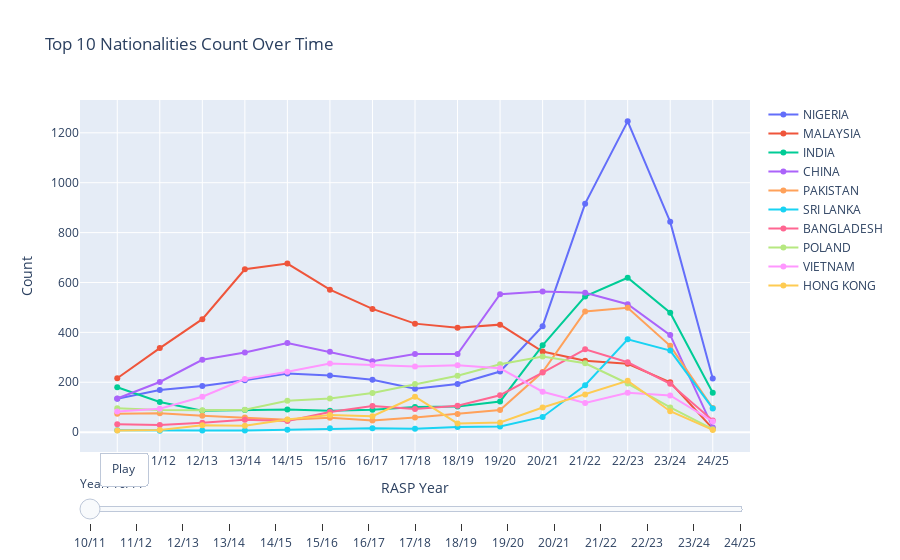

Notebook cell for this chart:
### Code cell
import pandas as pd
import plotly.express as px
import plotly.graph_objects as go

# Data preparation
df = internationality_counts.copy()
df = df.drop_duplicates()

# Get top 5 nationalities by maximum count
top_nationalities = (df.groupby('Nationality')['Count']
                    .max()
                    .sort_values(ascending=False)
                    .head(10)
                    .index)

# Filter dataframe for top nationalities
df = df[df['Nationality'].isin(top_nationalities)]
years = sorted(df['RASP Year'].unique())

# Create figure
fig = go.Figure()

# Add traces for each nationality
for nationality in top_nationalities:
    nationality_data = df[df['Nationality'] == nationality]
    fig.add_trace(
        go.Scatter(
            x=nationality_data['RASP Year'],
            y=nationality_data['Count'],
            name=nationality,
            mode='lines+markers',
            visible=True
        )
    )

# Create frames for animation
frames = []
for year in years:
    frame_data = []
    for nationality in top_nationalities:
        nationality_data = df[df['Nationality'] == nationality]
        nationality_data = nationality_data[nationality_data['RASP Year'] <= year]
        
        frame_data.append(
            go.Scatter(
                x=nationality_data['RASP Year'],
                y=nationality_data['Count'],
                mode='lines+markers',
                name=nationality
            )
        )
    frames.append(go.Frame(data=frame_data, name=year))

# Update layout
fig.frames = frames
fig.update_layout(
    title='Top 10 Nationalities Count Over Time',
    xaxis_title='RASP Year',
    yaxis_title='Count',
    showlegend=True,
    updatemenus=[{
        'type': 'buttons',
        'showactive': False,
        'x': 0.1,
        'y': 0,
        'buttons': [{
            'label': 'Play',
            'method': 'animate',
            'args': [None, {
                'frame': {'duration': 1000, 'redraw': True},
                'fromcurrent': True,
                'transition': {'duration': 500},
                'mode': 'immediate'
            }]
        }]
    }],
    sliders=[{
        'currentvalue': {'prefix': 'Year: '},
        'steps': [{'args': [[year], {'frame': {'duration': 0, 'redraw': True},
                                    'mode': 'immediate'}],
                   'label': year,
                   'method': 'animate'} for year in years]
    }]
)

fig.show()

### Figure 1 — Plotly figure (JSON) as saved in the notebook; plotly's stock layout.template omitted (floating-point values rounded to 4 significant figures)
{"data": [{"mode": "lines+markers", "name": "NIGERIA", "type": "scatter", "visible": true, "x": ["10/11", "11/12", "12/13", "13/14", "14/15", "15/16", "16/17", "17/18", "18/19", "19/20", "20/21", "21/22", "22/23", "23/24", "24/25"], "y": [134, 169, 185, 208, 235, 227, 210, 174, 193, 243, 425, 916, 1246, 843, 215]}, {"mode": "lines+markers", "name": "MALAYSIA", "type": "scatter", "visible": true, "x": ["10/11", "11/12", "12/13", "13/14", "14/15", "15/16", "16/17", "17/18", "18/19", "19/20", "20/21", "21/22", "22/23", "23/24", "24/25"], "y": [216, 337, 453, 653, 676, 571, 494, 435, 419, 431, 323, 286, 274, 200, 14]}, {"mode": "lines+markers", "name": "INDIA", "type": "scatter", "visible": true, "x": ["10/11", "11/12", "12/13", "13/14", "14/15", "15/16", "16/17", "17/18", "18/19", "19/20", "20/21", "21/22", "22/23", "23/24", "24/25"], "y": [180, 121, 86, 89, 91, 86, 90, 101, 103, 123, 348, 544, 619, 479, 158]}, {"mode": "lines+markers", "name": "CHINA", "type": "scatter", "visible": true, "x": ["10/11", "11/12", "12/13", "13/14", "14/15", "15/16", "16/17", "17/18", "18/19", "19/20", "20/21", "21/22", "22/23", "23/24", "24/25"], "y": [135, 201, 290, 319, 357, 322, 284, 313, 313, 553, 564, 559, 513, 389, 19]}, {"mode": "lines+markers", "name": "PAKISTAN", "type": "scatter", "visible": true, "x": ["10/11", "11/12", "12/13", "13/14", "14/15", "15/16", "16/17", "17/18", "18/19", "19/20", "20/21", "21/22", "22/23", "23/24", "24/25"], "y": [74, 76, 66, 59, 50, 58, 47, 59, 73, 89, 241, 484, 499, 346, 97]}, {"mode": "lines+markers", "name": "SRI LANKA", "type": "scatter", "visible": true, "x": ["10/11", "11/12", "12/13", "13/14", "14/15", "15/16", "16/17", "17/18", "18/19", "19/20", "20/21", "21/22", "22/23", "23/24", "24/25"], "y": [8, 6, 7, 7, 10, 16, 16, 14, 21, 23, 61, 188, 372, 327, 95]}, {"mode": "lines+markers", "name": "BANGLADESH", "type": "scatter", "visible": true, "x": ["10/11", "11/12", "12/13", "13/14", "14/15", "15/16", "16/17", "17/18", "18/19", "19/20", "20/21", "21/22", "22/23", "23/24", "24/25"], "y": [32, 29, 38, 50, 45, 81, 105, 93, 106, 148, 239, 332, 280, 194, 47]}, {"mode": "lines+markers", "name": "POLAND", "type": "scatter", "visible": true, "x": ["10/11", "11/12", "12/13", "13/14", "14/15", "15/16", "16/17", "17/18", "18/19", "19/20", "20/21", "21/22", "22/23", "23/24", "24/25"], "y": [96, 89, 88, 90, 126, 135, 157, 193, 226, 272, 303, 276, 195, 99, 12]}, {"mode": "lines+markers", "name": "VIETNAM", "type": "scatter", "visible": true, "x": ["10/11", "11/12", "12/13", "13/14", "14/15", "15/16", "16/17", "17/18", "18/19", "19/20", "20/21", "21/22", "22/23", "23/24", "24/25"], "y": [83, 94, 142, 213, 242, 275, 269, 263, 268, 256, 162, 117, 158, 147, 43]}, {"mode": "lines+markers", "name": "HONG KONG", "type": "scatter", "visible": true, "x": ["10/11", "11/12", "12/13", "13/14", "14/15", "15/16", "16/17", "17/18", "18/19", "19/20", "20/21", "21/22", "22/23", "23/24", "24/25"], "y": [7, 9, 28, 26, 51, 69, 64, 142, 35, 39, 99, 151, 206, 84, 9]}], "layout": {"showlegend": true, "sliders": [{"currentvalue": {"prefix": "Year: "}, "steps": [{"args": [["10/11"], {"frame": {"duration": 0, "redraw": true}, "mode": "immediate"}], "label": "10/11", "method": "animate"}, {"args": [["11/12"], {"frame": {"duration": 0, "redraw": true}, "mode": "immediate"}], "label": "11/12", "method": "animate"}, {"args": [["12/13"], {"frame": {"duration": 0, "redraw": true}, "mode": "immediate"}], "label": "12/13", "method": "animate"}, {"args": [["13/14"], {"frame": {"duration": 0, "redraw": true}, "mode": "immediate"}], "label": "13/14", "method": "animate"}, {"args": [["14/15"], {"frame": {"duration": 0, "redraw": true}, "mode": "immediate"}], "label": "14/15", "method": "animate"}, {"args": [["15/16"], {"frame": {"duration": 0, "redraw": true}, "mode": "immediate"}], "label": "15/16", "method": "animate"}, {"args": [["16/17"], {"frame": {"duration": 0, "redraw": true}, "mode": "immediate"}], "label": "16/17", "method": "animate"}, {"args": [["17/18"], {"frame": {"duration": 0, "redraw": true}, "mode": "immediate"}], "label": "17/18", "method": "animate"}, {"args": [["18/19"], {"frame": {"duration": 0, "redraw": true}, "mode": "immediate"}], "label": "18/19", "method": "animate"}, {"args": [["19/20"], {"frame": {"duration": 0, "redraw": true}, "mode": "immediate"}], "label": "19/20", "method": "animate"}, {"args": [["20/21"], {"frame": {"duration": 0, "redraw": true}, "mode": "immediate"}], "label": "20/21", "method": "animate"}, {"args": [["21/22"], {"frame": {"duration": 0, "redraw": true}, "mode": "immediate"}], "label": "21/22", "method": "animate"}, {"args": [["22/23"], {"frame": {"duration": 0, "redraw": true}, "mode": "immediate"}], "label": "22/23", "method": "animate"}, {"args": [["23/24"], {"frame": {"duration": 0, "redraw": true}, "mode": "immediate"}], "label": "23/24", "method": "animate"}, {"args": [["24/25"], {"frame": {"duration": 0, "redraw": true}, "mode": "immediate"}], "label": "24/25", "method": "animate"}]}], "title": {"text": "Top 10 Nationalities Count Over Time"}, "updatemenus": [{"buttons": [{"args": [null, {"frame": {"duration": 1000, "redraw": true}, "fromcurrent": true, "mode": "immediate", "transition": {"duration": 500}}], "label": "Play", "method": "animate"}], "showactive": false, "type": "buttons", "x": 0.1, "y": 0}], "xaxis": {"title": {"text": "RASP Year"}}, "yaxis": {"title": {"text": "Count"}}}}
